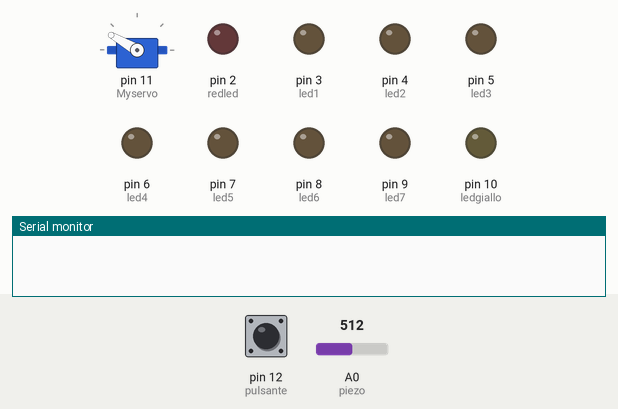
Bench run of a sketch on a simulated Arduino Uno, built with avr-gcc and run on an emulated ATmega328P. Parts: servo, output pins drawn as LEDs (lit = HIGH), the last lines printed to the serial monitor. The inputs (shaded band) are chosen by the test bench; at power-on: pin 12 (pulsante) HIGH, A0 (piezo) = 512.

Above: at 2.6 s.
2.7 s: pin 12 (pulsante) pulled LOW for 0.7 s
At 8.3 s:
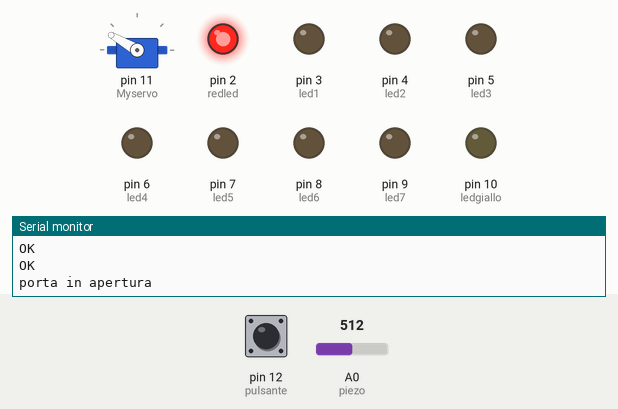
8.9 s: A0 (piezo) set to 28
At 10.4 s:
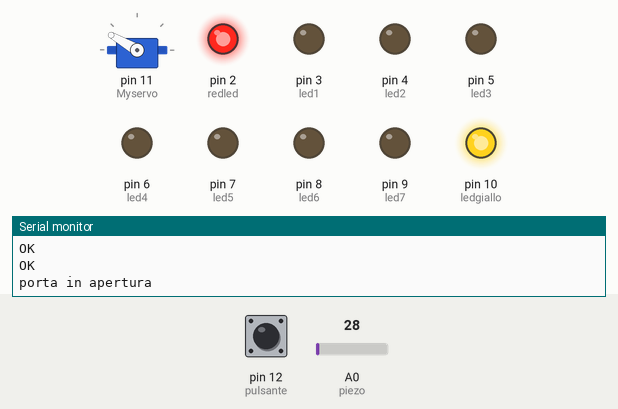
10.7 s: A0 (piezo) set to 31
At 13.1 s:
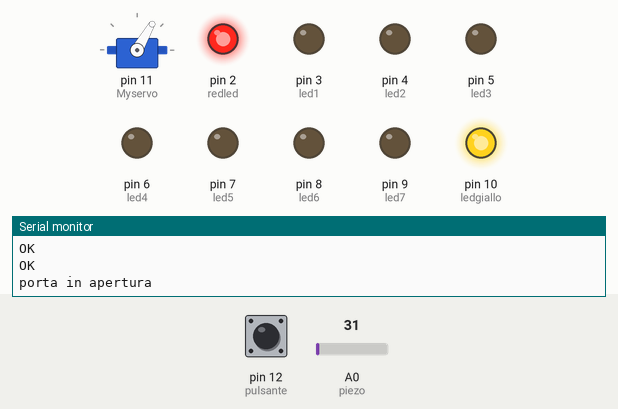
13.8 s: A0 (piezo) set to 0
At 15.4 s:
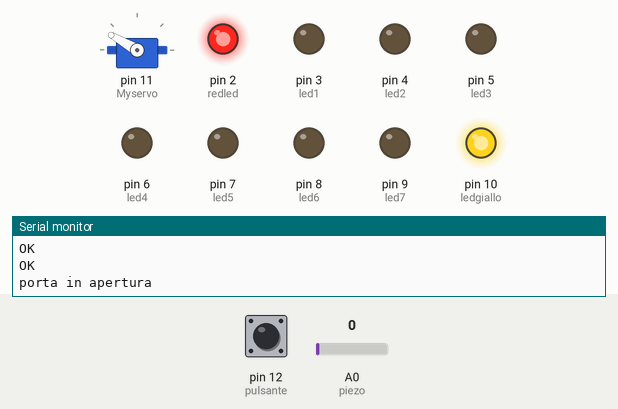
Timing chart, 0 to 16.9 s (numbered marks = the images above; inputs shaded):
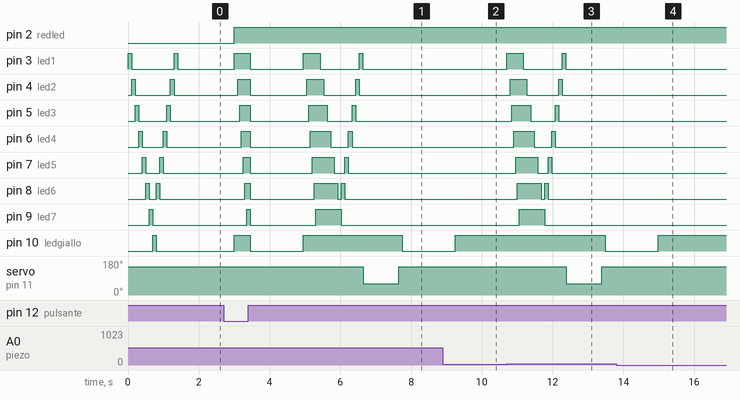

Measured:
- the behaviour switches between 29 and 30 on A0 (piezo) (found by bisection; images 2 and 3)
- after the input at 2.7 s, servo on pin 11 (Myservo): 150° → 60° after 3.9 s, → 150° 1.0 s later
- after the input at 8.9 s, pin 3 (led1): stays LOW (without the input it goes to HIGH after 0.35 s); pin 4 (led2): stays LOW (without the input it goes to HIGH after 0.45 s)
- after the input at 10.7 s, pin 3 (led1): LOW → HIGH at once, → LOW 0.48 s later, → HIGH 1.1 s later, → LOW 0.10 s later; pin 4 (led2): LOW → HIGH after 0.10 s, → LOW 0.48 s later, → HIGH 0.90 s later, → LOW 0.10 s later
- after the input at 13.8 s, pin 3 (led1): stays LOW (without the input it goes to HIGH after 1.2 s); pin 4 (led2): stays LOW (without the input it goes to HIGH after 1.3 s)

The sketch:

finaleind.ino
```cpp
#include <Servo.h>

Servo Myservo;

const int piezo   = 0;
const int redled  = 2;
const int led1    = 3;
const int led2    = 4;
const int led3    = 5;
const int led4    = 6;
const int led5    = 7;
const int led6    = 8;
const int led7    = 9;
const int ledgiallo= 10;
const int pulsante=12;
const int lng    = 6;
const int lngr   = 5;
const int minp   = 30;
const int maxint = 1500;
const float tl   = 0.50;

unsigned int c;
unsigned int k;
unsigned int valpiezo = 0;
unsigned int t1       = 0;
unsigned int t2       = 0;
unsigned int At       = 0;
unsigned int cc       = 0;

int diff;
boolean valpul;
boolean codicevalido;

float codice[lng]     = {  0,  0,  0,   0,   0,   0};
float origincod[lng]  = {100, 50, 50, 100, 200, 100};
float originrap[lngr] = {0, 0, 0, 0, 0};
float codrap[lngr]    = {0, 0, 0, 0, 0};


void setup(){
  Myservo.attach(11) ;
  pinMode(redled, OUTPUT);
  pinMode(led1,   OUTPUT);
  pinMode(led2,   OUTPUT);
  pinMode(led3,   OUTPUT);
  pinMode(led4,   OUTPUT);
  pinMode(led5,   OUTPUT);
  pinMode(led6,   OUTPUT);
  pinMode(led7,   OUTPUT);
  pinMode(ledgiallo, OUTPUT);
  pinMode(pulsante, INPUT_PULLUP);
  Serial.begin(9600);
  Myservo.write(150);

  //andirivieni dei led iniziale
  /*for(k=2; k<10; k++)
    digitalWrite(k, LOW);*/
  for(k=3; k<11; k++)
  {
    digitalWrite(k, HIGH);
    delay(100);
    digitalWrite(k, LOW);
  }
    for(k=8; k>2; k--)
  {
    digitalWrite(k, HIGH);
    delay(100);
    digitalWrite(k, LOW);
  }
  //delay(500);
}

void loop(){
  Myservo.write(150);
  delay(100);
  valpul = false;
  ascolto();

  if (valpul ==false)
    confronto();

}


void ascolto()
{
  for(k=3; k<10; k++)
    digitalWrite(k, LOW);
  digitalWrite(ledgiallo, LOW);
  delay(1500);                        //controlla funzioni il led giallo
  digitalWrite(ledgiallo, HIGH);

  c = 0;
  while(c < lng){
    if(digitalRead(pulsante) == LOW){
      valpul = true;
      digitalWrite(redled, HIGH);
    }
      else
      valpul = false;

    t1 = t2;
    do{
      valpiezo = analogRead(piezo);
      t2 = millis();
    } while (valpiezo < minp);
    digitalWrite(led1, HIGH); //lampeggia perchè è fuori dall'if. dove metterlo?
    delay (50);
    At = t2 - t1;

    if(At < maxint){
      if(valpul == false){
        codice[c] = At;
        digitalWrite(c+4, HIGH);
        Serial.println(codice[c]);
      } else if(valpul == true){
        origincod[c] = At;
        digitalWrite(c+4, HIGH);
        Serial.println(origincod[c]);
      }
      c++;
    } else{
      c = 0;
       for(k=3; k<10; k++)
       digitalWrite(k, LOW);
    }

  }
}


void confronto(){
  for (c=0; c<lngr; c++){
    originrap[c] = (origincod[c]/origincod[c+1]);
    Serial.println(originrap[c]);
  }

  for (c=0; c<lngr; c++){
   codrap[c] = (codice[c]/codice[c+1]);
  Serial.println(codrap[c]);
  }

  cc = 0;

  for (c=0; c<lngr; c++){
    if((codrap[c] <= originrap[c] + tl) && (codrap[c] >= originrap[c] - tl)){
      cc++;
      Serial.println("OK");
    } else Serial.println("KO");
  }

  if (cc == 5){
    codicevalido = true;
    for(k=3; k<10; k++){
      digitalWrite(k, HIGH);
      delay(100);
      digitalWrite(k, LOW);
    }
    for(k=8; k>2; k--){
      digitalWrite(k, HIGH);
      delay(100);
      digitalWrite(k, LOW);
    }
    Serial.println("porta in apertura");
    delay(15);
    Myservo.write(60);
    delay(1000);
  } else {
    codicevalido = false;
    delay(500);
    for(k=3; k<10; k++)
      digitalWrite(k, LOW);
    for(k=0; k<3; k++){
      digitalWrite(redled, HIGH);
      delay(300);
      digitalWrite(redled, LOW);
      delay(300);
    }
    Serial.println("codice errato");
  }
}
```
